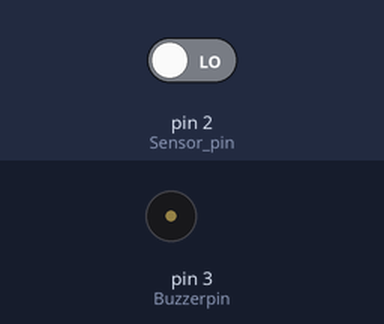
A sketch run on a simulated Arduino Uno, built with avr-gcc and run on an emulated ATmega328P. Parts: buzzer (waves = sounding). Inputs (shaded band) come from the test bench; at power-on: pin 2 (Sensor_pin) LOW.

Above: at 1.2 s.
1.3 s: pin 2 (Sensor_pin) driven HIGH
At 1.54 s:
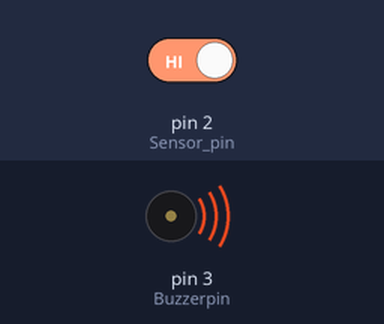
4.3 s: pin 2 (Sensor_pin) driven LOW
At 4.3 s:
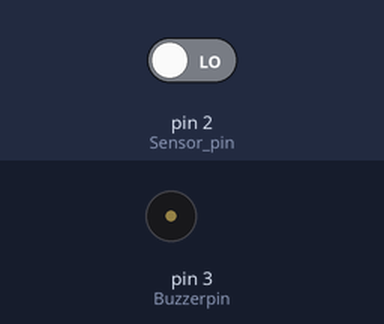
Timing chart, 0 to 7.3 s (numbered marks = the images above; inputs shaded):
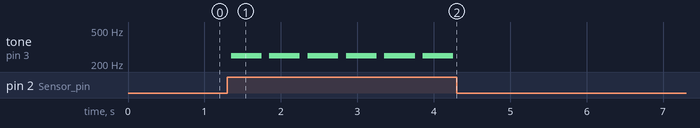

Measured:
- after the input at 1.3 s, tone on pin 3 (Buzzerpin): alternates 249 Hz for 0.40 s and silent for 0.10 s, starting after 0.05 s
- after the input at 4.3 s, tone on pin 3 (Buzzerpin): stops changing and stays silent

The sketch:

D_SUN.ino
```cpp
/*
[url=http://www.openjumper.com/]www.openjumper.com[/url]
日期:2013.5.18
IDE 版本:1.0.1
功能：利用人体红外模块检测一定范围内的动物运动状态，如果检测到有输出则发出
警报。
*/
int Sensor_pin = 2;
int Buzzerpin = 3;

void Alarm() //蜂鸣器发出警报
{
for(int i=0;i<100;i++){
digitalWrite(Buzzerpin,HIGH); //发声音
delay(2);
digitalWrite(Buzzerpin,LOW); //不发声音
delay(2); //修改延时时间，改变发声频率
}
}

void setup()
{
pinMode(Sensor_pin,INPUT); //设置人体红外接口为输入状态
pinMode(Buzzerpin,OUTPUT); //设置蜂鸣器接口为输出状态
}

void loop()
{
int val=digitalRead(Sensor_pin); //定义参数存储人体红外传感器读到的状态
if(val == 1) //如果检测到有动物运动（在检测范围内），蜂鸣器发出警报
{
Alarm();
}
else
{
return;
}
delay(100); //延时100毫秒
}
```
